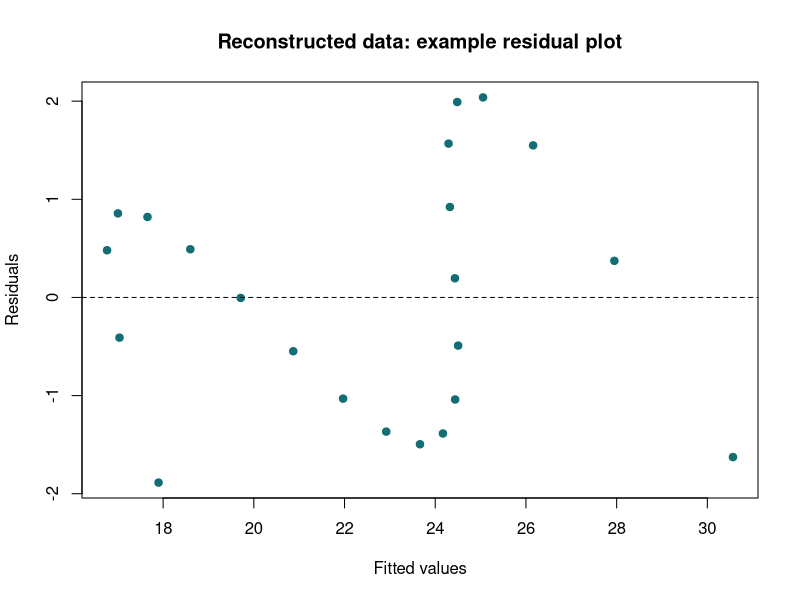

The R source for this figure:
# W13B — 모형 두 개를 같은 자료에서 비교합니다.
# 저자 자료: https://www1.aucegypt.edu/faculty/hadi/RABE6/Data6/Advertising.txt
# 이 코드는 원본 관측값 대신 평균과 중심화 교차곱을 사용합니다.
# 22행으로 재구성하면 회귀계수, SSE, R², AIC가 원자료 적합과 일치합니다.
# 각 행과 잔차 그림은 재구성 예시이므로 실제 관측의 잔차 진단에는 쓰지 않습니다.
fields <- c("St", "At", "Pt", "Et", "At.1", "Pt.1")
means <- c(22.4757913636364, 1.75295727272727, .754545454545455,
           .493181818181818, 1.79609681818182, .709090909090909)
centered <- matrix(c(
  335.450487263659, -6.21691333321818, 21.0676973636364, 9.49185510454545, -10.4977151208045, -2.13067927272728,
  -6.21691333321818, 3.96785820943636, -1.51410872727273, -.163619909090909, -.522818265290909, -2.20880845454545,
  21.0676973636364, -1.51410872727273, 4.53454545454545, .0851818181818182, -1.26574018181818, -1.41090909090909,
  9.49185510454545, -.163619909090909, .0851818181818182, .408477272727273, -.199784377272727, .297363636363636,
  -10.4977151208045, -.522818265290909, -1.26574018181818, -.199784377272727, 3.52778954927727, -1.50227836363636,
  -2.13067927272728, -2.20880845454545, -1.41090909090909, .297363636363636, -1.50227836363636, 4.99818181818182
), 6, 6, byrow = TRUE)
ad <- as.data.frame(sweep(poly(seq_len(22), length(fields)) %*% chol(centered), 2, means, "+"))
names(ad) <- fields

compare_models <- function(drop_term, data = ad) {
  # drop_term은 완전모형에서 뺄 변수 이름입니다.
  predictors <- setdiff(fields, "St")
  stopifnot(length(drop_term) == 1L, drop_term %in% predictors)
  common <- data[complete.cases(data[fields]), fields]
  full <- lm(reformulate(predictors, "St"), data = common)
  reduced <- lm(reformulate(setdiff(predictors, drop_term), "St"), data = common)
  stopifnot(identical(rownames(model.frame(full)), rownames(model.frame(reduced))))
  measures <- function(fit) {
    c(n = nobs(fit), p = length(coef(fit)), SSE = deviance(fit),
      R2 = summary(fit)$r.squared, Adj_R2 = summary(fit)$adj.r.squared, AIC = AIC(fit))
  }
  list(table = rbind(Full = measures(full), Reduced = measures(reduced)),
       full = full, reduced = reduced)
}

# Q3. At를 뺀 결과를 본 뒤 "At"를 "Pt"로 바꾸어 비교합니다.
drop_term <- "At"
comparison <- compare_models(drop_term)
print(round(comparison$table, 4))
# Q4. 판촉비 Pt의 계수는 두 모형에서 어떻게 달라집니까?
term_to_read <- "Pt"
print(c(Full = unname(coef(comparison$full)[term_to_read]),
        Reduced = unname(coef(comparison$reduced)[term_to_read])))
plot(fitted(comparison$reduced), resid(comparison$reduced),
     xlab = "Fitted values", ylab = "Residuals",
     main = "Reconstructed data: example residual plot", pch = 19, col = "#136D74")
abline(h = 0, lty = 2)
